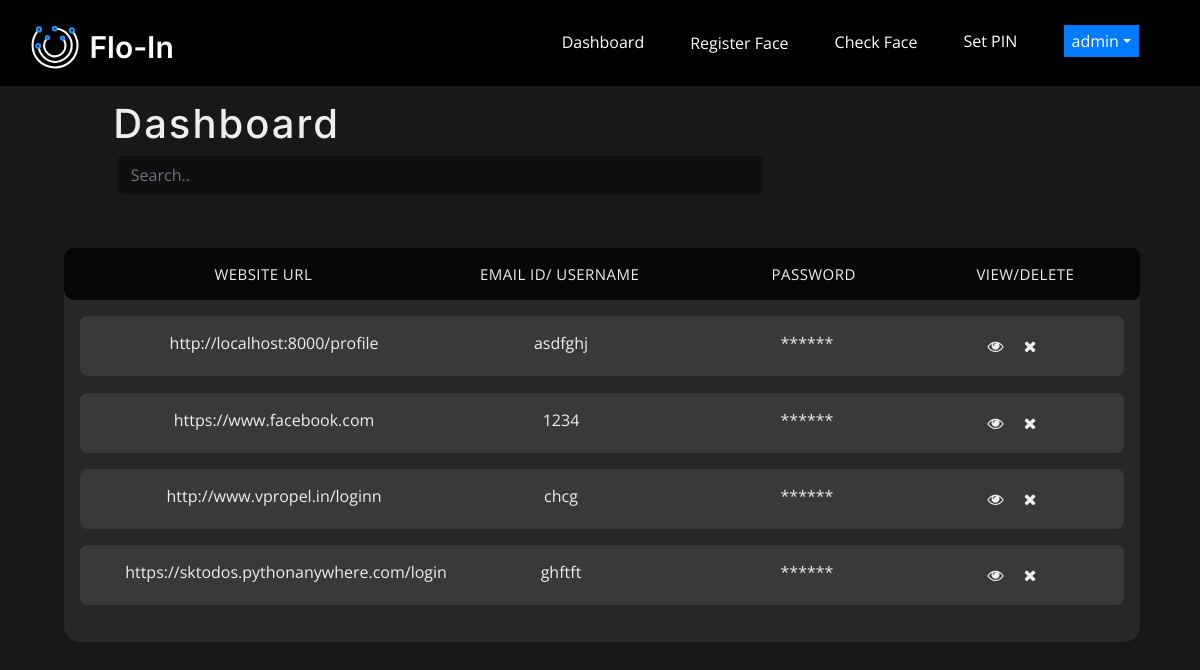
The page /profile/ (signed in) on the database as committed earlier.
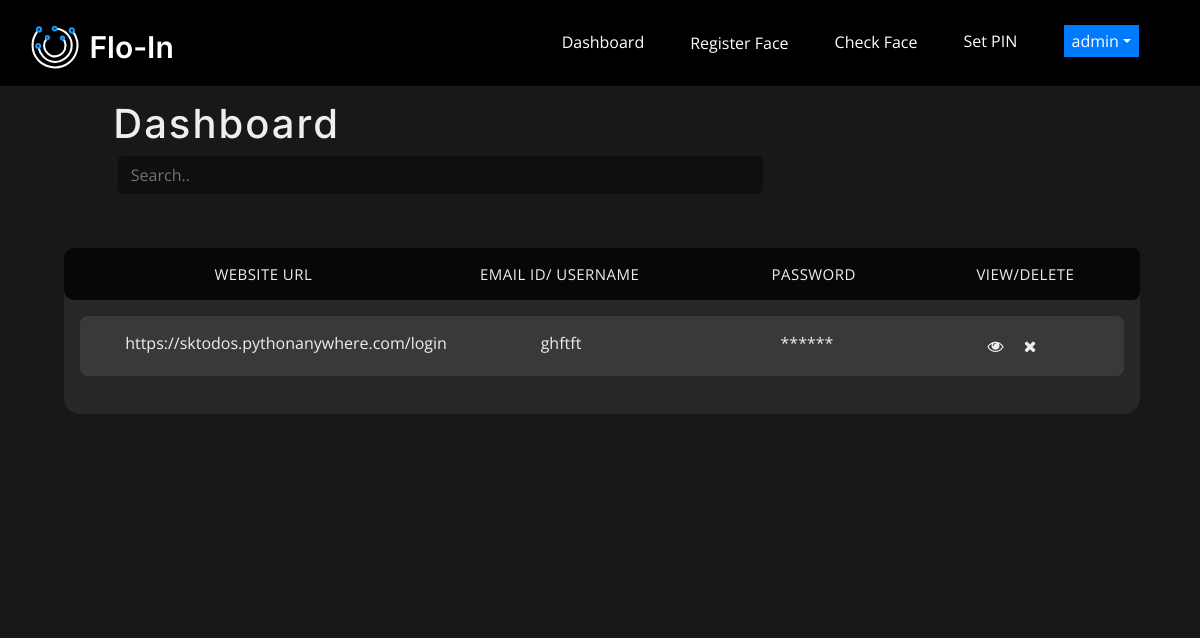
The same page on the database as committed later.
### accounts/models.py (models this page shows, shortened)
class UserData(models.Model):
    objects = None
    url = models.CharField(max_length=100)
    username = models.CharField(max_length=100)
    password = models.TextField(max_length=500)
    user = models.ForeignKey(MyUser, on_delete=models.CASCADE, null=True, blank=True)

### accounts/views.py (the view)
# urls.py: path("profile/", views.profile, name="profile"),
@login_required
def profile(request):
    datas = UserData.objects.filter(user=request.user)
    fernet = sendFernet()
    for data in datas:
        data.password = fernet.decrypt(bytes(data.password, encoding="utf8")).decode()
        print(data.password)
    return render(request, "profile.html", {"datas": datas})

### api/views.py (called while the page is built)
def sendFernet():
    return fernet

### accounts/templates/profile.html (shortened to what this page needs)
{% extends 'base.html' %} {% load static %} {% block content %}
<link rel="stylesheet" href="https://cdnjs.cloudflare.com/ajax/libs/font-awesome/4.7.0/css/font-awesome.min.css">
<link rel="stylesheet" href="{% static 'frontend/css/profile.css' %}" />
<div class="hero">
  <h1 class="dsh">Dashboard</h1>
  <ul class="responsive-table">
    <div>
    <input
      class="form-control mb-2 srch"
      id="myInput"
      type="text"
      placeholder="Search.."
    />
    </div>
    <div class="tbhead"  >
    <li class="table-header" style="text-align: center; color: #eee;">
      <div class="col col-4">Website URL</div>
      <div class="col col-3">Email Id/ Username</div>
      <div class="col col-3">Password</div>
      <div class="col col-2">View/Delete</div>
    </li>
    <div class="tabledata">
    {% for data in datas %}
    <li
      class="table-row"
    >
      <div class="col-4" data-label="Website URL">{{data.url}}</div>
      <div class="col-3" data-label="Email ID">{{ data.username }}</div>
      <div class="col-3" >
        <span class="col-sm-10" id="{{data.url}}">******</span>
      </div>
      <div class="col-2" >
      <button
      class="eye"
      id="eyebt{{data.url}}"
      onclick="showPassword('{{data.username}}', '{{data.url}}','{{data.password}}')"
    >
      <i class="fa">&#xf06e;</i>
    </button>
      <button
                class="eye"
                href="#"
                onclick="$('#delete_entry').click()"
                ><i class="fa fa-remove"></i></button
              >
  </div>
    </li>
    {% endfor %}
  </div>
  </ul>
</div>
{% endblock %}

### accounts/templates/base.html (shortened to what this page needs)
{% load static %}
<!DOCTYPE html>
<html lang="en">
  <head>
    <link
      href="https://stackpath.bootstrapcdn.com/bootstrap/4.4.1/css/bootstrap.min.css"
      rel="stylesheet"
    />
    <link
      href="https://cdnjs.cloudflare.com/ajax/libs/font-awesome/5.10.0/css/all.min.css"
      rel="stylesheet"
    />
    <link
      href="{% static 'frontend/lib/animate/animate.min.css' %}"
      rel="stylesheet"
    />
    <link
      href="{% static 'frontend/lib/owlcarousel/assets/owl.carousel.min.css' %}"
      rel="stylesheet"
    />
    <link href="{% static 'frontend/css/style.css' %}" rel="stylesheet" />
  </head>
  <body>
    <div class="navbar navbar-expand-lg navbar-dark fixed-top" style="color: #eee ;">
      <div class="container-fluid" >
        <a href="{% url 'home' %}" class="navbar-brand" style="font-size: 5vh">
          <span class="floin" > Flo-In</span></a
        >
        <div
          class="collapse navbar-collapse justify-content-between"
          id="navbarCollapse"
        >
          <ul class="navbar-nav ml-auto">
            {% if user.is_authenticated %}
            <li class="nav-item">
              <a class="nav-link active"  href="{% url 'profile' %}">Dashboard</a>
            </li>
            <li class="nav-item">
              <a class="nav-link active" href="{% url 'savefacedata' %}"
                >Register Face</a
              >
            </li>
            <li class="nav-item">
              <a class="nav-link active" href="{% url 'savefacedata' %}#checkface"
                >Check Face</a
              >
            </li>
            <li class="nav-item">
              <a class="nav-link active"  href="{% url 'savefacedata' %}#setpinmain">Set PIN &nbsp;</a>
            </li>
          <li class="nav-item dropdown " >
            <a
              href="{% url 'profile' %}"
              class="nav-link  active dropdown-toggle nvit"
              data-toggle="dropdown"
              id="profname"
              >{{user.email}}</a
            >
            {% endif %}
          </li>
        </div>
      </div>
    </div>
    {% block content %} {% endblock %}
  </body>
</html>

### accounts/static/frontend/css/style.css (style rules this page uses)
body { scroll-behavior: smooth !important; color: #797979; background-color: #181818 !important; font-family: "Open Sans", sans-serif; min-height: 100vh; }
.floin { font-family: "Inter"; font-weight: 600; font-size: 30px; }
.nav-item { margin-right: 30px !important; }
.container-fluid { max-width: 1366px; }
.navbar { background-color: #000000; }
.nav-link { padding: 5%; }
.hero { position: relative; width: 100%; margin-bottom: 40px; padding: 100px 0 165px; background: #181818 !important; overflow: hidden; }
.nvit { color: #eeeeee; background-color: #007bff; }

### accounts/static/frontend/css/profile.css (style rules this page uses)
html, body { max-width: 100%; overflow-x: hidden; min-height: 100%; }
.hero { padding: 100px 5% 15% 2%; }
.responsive-table li { border-radius: 0.5em; padding: 15px 30px; display: flex; justify-content: space-between; }
.responsive-table .table-header { margin-top: 5%; background-color: #070707; color: #393939; font-size: 15px; text-transform: uppercase; letter-spacing: 0.03em; text-align: left; border-top-left-radius: 10px; border-bottom-left-radius: 10px; }
.srch { background-color: #0f0f0f !important; width: 60%; border-color: #0f0f0f !important; margin-left: 5%; }
.dsh { margin-left: 8%; color: #eee; font-family: "Inter"; letter-spacing: 2px !important; }
.tbhead { background-color: #262828; border-radius: 1em; padding-bottom: 2%; }
.table-row { background-color: #393939; margin: 1.5%; color: #eee; text-align: center; border-radius: 0.5em; }
.eye { vertical-align: middle; background-color: transparent; border-color: transparent; color: #eee; align-self: flex-end; }

Rows that differ between the two databases and show on the page:
removed UserData: url "http://localhost:8000/profile", username "asdfghj"
removed UserData: url "https://www.facebook.com", username "1234"
removed UserData: url "http://www.vpropel.in/loginn", username "chcg"
